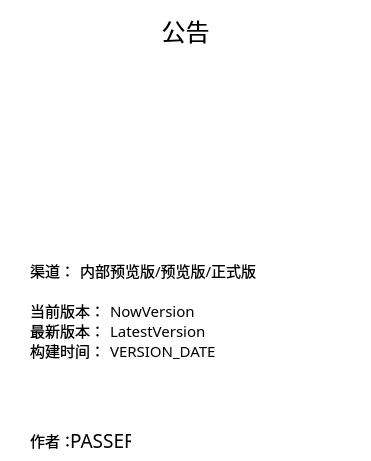
    <widget class="QFrame" name="softwareInformationFrame">
     <property name="geometry">
      <rect>
       <x>840</x>
       <y>0</y>
       <width>371</width>
       <height>461</height>
      </rect>
     </property>
     <property name="styleSheet">
      <string notr="true">background-color: rgba(0, 0, 0, 0);
border-color: rgba(0, 0, 0, 0);</string>
     </property>
     <property name="frameShape">
      <enum>QFrame::Shape::Box</enum>
     </property>
     <property name="frameShadow">
      <enum>QFrame::Shadow::Raised</enum>
     </property>
     <property name="lineWidth">
      <number>0</number>
     </property>
     <widget class="QLabel" name="label_2">
      <property name="geometry">
       <rect>
        <x>135</x>
        <y>10</y>
        <width>101</width>
        <height>41</height>
       </rect>
      </property>
      <property name="font">
       <font>
        <family>Microsoft YaHei</family>
        <pointsize>18</pointsize>
       </font>
      </property>
      <property name="text">
       <string>公告</string>
      </property>
      <property name="alignment">
       <set>Qt::AlignmentFlag::AlignCenter</set>
      </property>
     </widget>
     <widget class="QTextEdit" name="announcement">
      <property name="geometry">
       <rect>
        <x>30</x>
        <y>60</y>
        <width>311</width>
        <height>181</height>
       </rect>
      </property>
      <property name="markdown">
       <string>在这里显示公告！！！

</string>
      </property>
     </widget>
     <widget class="QLabel" name="label_3">
      <property name="geometry">
       <rect>
        <x>30</x>
        <y>260</y>
        <width>41</width>
        <height>21</height>
       </rect>
      </property>
      <property name="font">
       <font>
        <family>Microsoft YaHei</family>
        <pointsize>11</pointsize>
       </font>
      </property>
      <property name="text">
       <string>渠道：</string>
      </property>
     </widget>
     <widget class="QLabel" name="label_4">
      <property name="geometry">
       <rect>
        <x>30</x>
        <y>300</y>
        <width>91</width>
        <height>21</height>
       </rect>
      </property>
      <property name="font">
       <font>
        <family>Microsoft YaHei</family>
        <pointsize>11</pointsize>
       </font>
      </property>
      <property name="text">
       <string>当前版本：</string>
      </property>
     </widget>
     <widget class="QLabel" name="label_6">
      <property name="geometry">
       <rect>
        <x>30</x>
        <y>340</y>
        <width>71</width>
        <height>21</height>
       </rect>
      </property>
      <property name="font">
       <font>
        <family>Microsoft YaHei</family>
        <pointsize>11</pointsize>
       </font>
      </property>
      <property name="text">
       <string>构建时间：</string>
      </property>
     </widget>
     <widget class="QLabel" name="label_16">
      <property name="geometry">
       <rect>
        <x>30</x>
        <y>430</y>
        <width>41</width>
        <height>21</height>
       </rect>
      </property>
      <property name="font">
       <font>
        <family>Microsoft YaHei</family>
        <pointsize>11</pointsize>
       </font>
      </property>
      <property name="text">
       <string>作者：</string>
      </property>
     </widget>
     <widget class="QLabel" name="label_20">
      <property name="geometry">
       <rect>
        <x>70</x>
        <y>430</y>
        <width>61</width>
        <height>21</height>
       </rect>
      </property>
      <property name="font">
       <font>
        <family>Bauhaus 93</family>
        <pointsize>14</pointsize>
       </font>
      </property>
      <property name="text">
       <string>PASSER</string>
      </property>
     </widget>
     <widget class="QLabel" name="channelLabel">
      <property name="geometry">
       <rect>
        <x>80</x>
        <y>260</y>
        <width>181</width>
        <height>21</height>
       </rect>
      </property>
      <property name="font">
       <font>
        <family>Microsoft YaHei</family>
        <pointsize>11</pointsize>
       </font>
      </property>
      <property name="text">
       <string>内部预览版/预览版/正式版</string>
      </property>
     </widget>
     <widget class="QLabel" name="versionLabel">
      <property name="geometry">
       <rect>
        <x>110</x>
        <y>300</y>
        <width>300</width>
        <height>21</height>
       </rect>
      </property>
      <property name="font">
       <font>
        <family>Microsoft YaHei</family>
        <pointsize>11</pointsize>
       </font>
      </property>
      <property name="text">
       <string>NowVersion</string>
      </property>
     </widget>
     <widget class="QLabel" name="versionDateLabel">
      <property name="geometry">
       <rect>
        <x>110</x>
        <y>340</y>
        <width>200</width>
        <height>21</height>
       </rect>
      </property>
      <property name="font">
       <font>
        <family>Microsoft YaHei</family>
        <pointsize>11</pointsize>
       </font>
      </property>
      <property name="text">
       <string>VERSION_DATE</string>
      </property>
     </widget>
     <widget class="QLabel" name="label_24">
      <property name="geometry">
       <rect>
        <x>30</x>
        <y>320</y>
        <width>71</width>
        <height>21</height>
       </rect>
      </property>
      <property name="font">
       <font>
        <family>Microsoft YaHei</family>
        <pointsize>11</pointsize>
       </font>
      </property>
      <property name="text">
       <string>最新版本：</string>
      </property>
     </widget>
     <widget class="QLabel" name="latestVersionLabel">
      <property name="geometry">
       <rect>
        <x>110</x>
        <y>320</y>
        <width>650</width>
        <height>21</height>
       </rect>
      </property>
      <property name="font">
       <font>
        <family>Microsoft YaHei</family>
        <pointsize>11</pointsize>
       </font>
      </property>
      <property name="text">
       <string>LatestVersion</string>
      </property>
     </widget>
    </widget>
